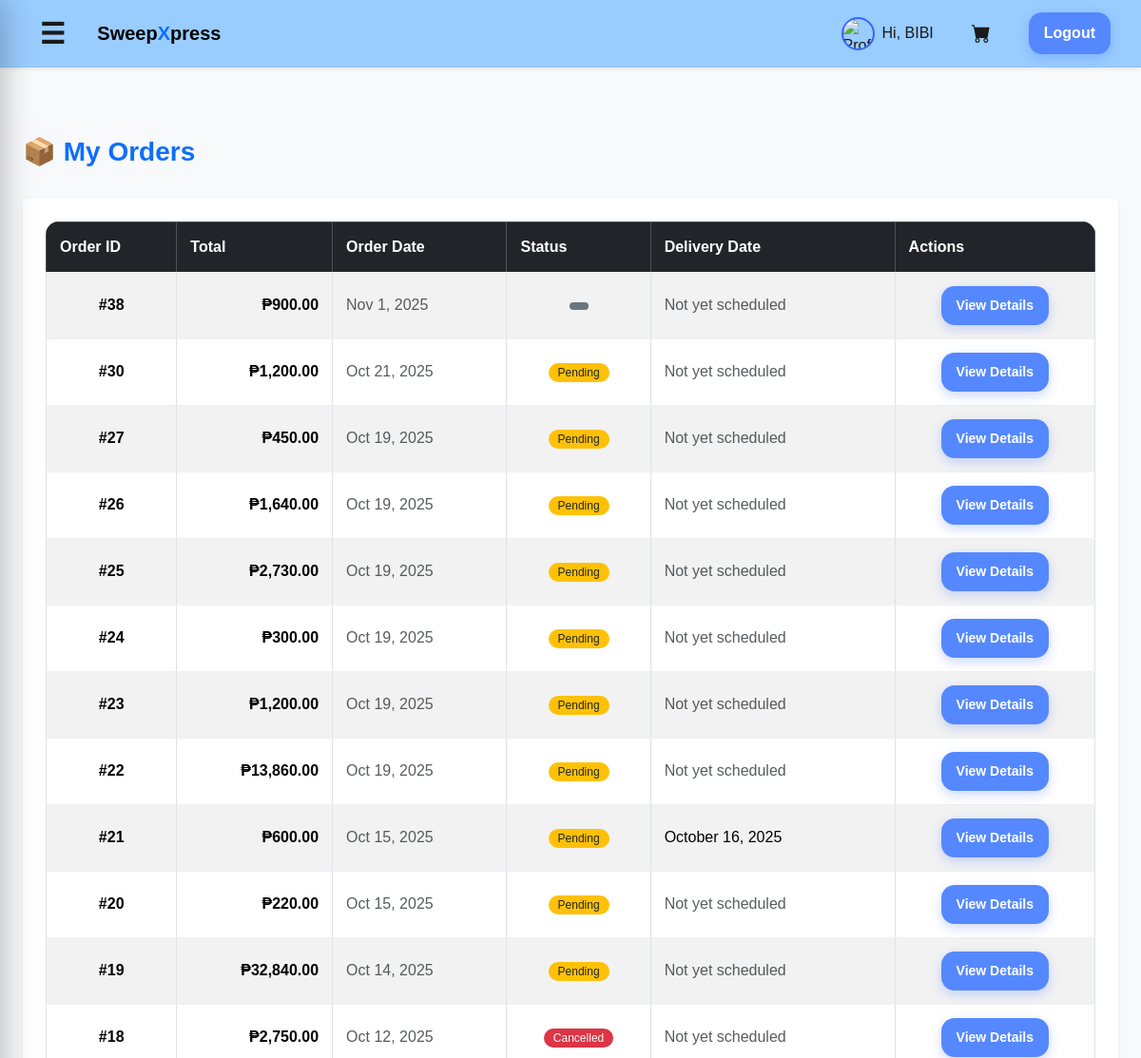
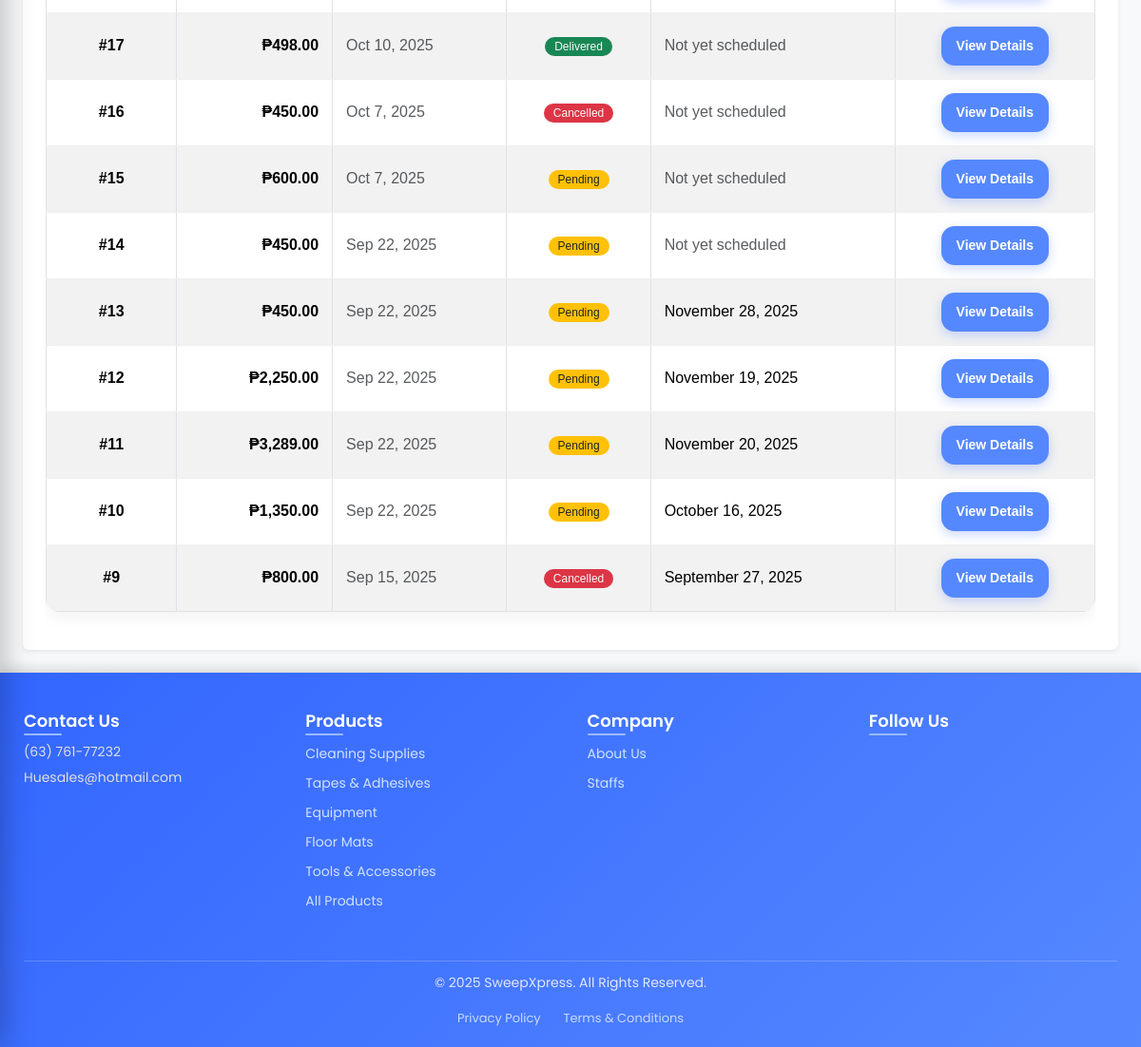
The app's page /customers/my_orders.php (signed in) with its own data (2 pictures, top to bottom).
### tables this page shows
CREATE TABLE `deliveries` (
  `id` int(11) NOT NULL,
  `order_id` int(11) NOT NULL,
  `customer_name` varchar(120) NOT NULL,
  `address` varchar(255) NOT NULL,
  `status` enum('pending','shipped','delivered','cancelled') DEFAULT 'pending',
  `delivery_date` date DEFAULT NULL,
  `created_at` timestamp NOT NULL DEFAULT current_timestamp()
);

CREATE TABLE `orders` (
  `id` int(11) NOT NULL,
  `user_id` int(11) DEFAULT NULL,
  `total` decimal(10,2) NOT NULL DEFAULT 0.00,
  `address` varchar(255) DEFAULT NULL,
  `status` enum('pending','preparing','delivered','completed','cancellation_requested','cancelled') NOT NULL DEFAULT 'pending',
  `created_at` timestamp NOT NULL DEFAULT current_timestamp(),
  `payment_method` varchar(50) NOT NULL DEFAULT 'COD',
  `payment_status` varchar(50) NOT NULL DEFAULT 'pending',
  `customer_name` varchar(120) DEFAULT NULL,
  `notes` text DEFAULT NULL,
  `cancellation_reason` text DEFAULT NULL,
  `admin_note` text DEFAULT NULL,
  `po_number` varchar(50) DEFAULT NULL,
  `payment_terms` varchar(100) DEFAULT NULL,
  `order_type` varchar(10) NOT NULL DEFAULT 'B2C'
);

### config.php (called while the page is built, shortened)
<?php
function h($s) {
    return htmlspecialchars($s ?? '', ENT_QUOTES, 'UTF-8');
}
?>

### customers/my_orders.php (the view, shortened to what this page needs)
<?php
require_once __DIR__ . '/../config.php';
require_once __DIR__ . '/../includes/header.php';
$user_id = $_SESSION['user']['id'];
try {
    $stmt = $pdo->prepare("
        SELECT
            o.*,
            d.delivery_date,
            d.status AS delivery_status
        FROM orders o
        LEFT JOIN deliveries d ON o.id = d.order_id
        WHERE o.user_id = ?
        ORDER BY o.created_at DESC
    ");
    $stmt->execute([$user_id]);
    $orders = $stmt->fetchAll(PDO::FETCH_ASSOC);
} catch (PDOException $e) {
    die("Database error: " . $e->getMessage());
}
?>
<div class="min-vh-100 bg-light p-4">
    <div class="d-flex justify-content-between align-items-center mb-4">
        <h1 class="h3 fw-bold text-primary">📦 My Orders</h1>
    </div>
    <?php if ($orders): ?>
        <div class="bg-white rounded shadow-sm p-4">
            <div class="table-responsive">
                <table class="table table-striped table-hover align-middle table-bordered">
                    <thead class="table-dark text-center">
                        <tr>
                            <th>Order ID</th>
                            <th>Total</th>
                            <th>Order Date</th>
                            <th>Status</th>
                            <th>Delivery Date</th>
                            <th>Actions</th>
                        </tr>
                    </thead>
                    <tbody>
                        <?php foreach ($orders as $order): ?>
                            <?php
                                $has_notification = !empty(trim($order['admin_note'] ?? ''));
                                $row_class = $has_notification ? 'table-warning border border-3 border-danger' : '';
                                $status_to_display = $order['status'];
                                $status_class = match($status_to_display) {
                                    'delivered' => 'bg-success text-light',
                                    'shipped'   => 'bg-info text-dark',
                                    'pending'   => 'bg-warning text-dark',
                                    'cancellation_requested', 'cancelled' => 'bg-danger text-light',
                                    default     => 'bg-secondary text-light'
                                };
                            ?>
                            <tr class="<?php echo $row_class; ?>">
                                <td class="fw-bold text-center">
                                    #<?php echo h($order['id']); ?>
                                </td>
                                <td class="fw-semibold text-end">₱<?php echo number_format($order['total'], 2); ?></td>
                                <td class="text-muted"><?php echo date('M j, Y', strtotime($order['created_at'])); ?></td>
                                <td class="text-center">
                                    <span class="badge <?php echo $status_class; ?>">
                                        <?php
                                            if ($status_to_display === 'shipped') {
                                                echo h('Preparing');
                                            } else {
                                                echo h(ucfirst(str_replace('_', ' ', $status_to_display)));
                                            }
                                        ?>
                                    </span>
                                </td>
                                <td>
                                    <?php
                                        if (!empty($order['delivery_date'])) {
                                            echo date('F j, Y', strtotime($order['delivery_date']));
                                        } else {
                                            echo "<span class='text-muted'>Not yet scheduled</span>";
                                        }
                                    ?>
                                </td>
                                <td class="text-center">
                                    <a href="/sweepxpress/customers/order_details.php?id=<?php echo h($order['id']); ?>"
                                        class="btn btn-sm btn-outline-primary">
                                        View Details
                                    </a>
                                </td>
                            </tr>
                        <?php endforeach; ?>
                    </tbody>
                </table>
            </div>
        </div>
    <?php else: ?>
        <div class="alert alert-info text-center">
            <p>You have not placed any orders yet. <a href="/sweepxpress/products.php" class="alert-link">Start shopping now!</a></p>
        </div>
    <?php endif; ?>
</div>
<?php
require_once __DIR__ . '/../includes/footer.php';
?>

### assets/style.css (style rules this page uses)
* { box-sizing: border-box; -webkit-font-smoothing: antialiased; }
body { margin: 0; font-family: -apple-system, BlinkMacSystemFont, "Segoe UI", Roboto, Inter, Arial, sans-serif; background: #f5f7fa; color: #1a1a1a; line-height: 1.5; }
nav a.btn, .btn { background: #5588ff !important; color: #fff !important; padding: 10px 16px; border-radius: 14px; font-weight: 600; text-decoration: none; border: none; cursor: pointer; box-shadow: 0 4px 12px rgba(51,102,255,0.25); transition: transform 0.1s, opacity 0.2s; }
.table { width: 100%; border-collapse: collapse; background: #fff; border-radius: 14px; overflow: hidden; box-shadow: 0 6px 18px rgba(0,0,0,0.05); }
.table th, .table td { padding: 14px; border-bottom: 1px solid #f0f0f0; text-align: left; }
.table tr:last-child td { border-bottom: none; }
.badge { background: rgba(85, 136, 255, 0.15); color: #3366ff; padding: 4px 10px; border-radius: 999px; font-size: 12px; font-weight: 500; }
body { background: #f9fafb; font-family: Arial, sans-serif; }

### records on screen
deliveries: order "38", order.total "900.00", order.created_at "Nov 1, 2025", shows "Not yet scheduled"
orders: id "30", total "1,200.00", created_at "Oct 21, 2025", status "Pending", shows "Not yet scheduled"
orders: id "27", total "450.00", created_at "Oct 19, 2025", status "Pending", shows "Not yet scheduled"
orders: id "26", total "1,640.00", created_at "Oct 19, 2025", status "Pending", shows "Not yet scheduled"
orders: id "25", total "2,730.00", created_at "Oct 19, 2025", status "Pending", shows "Not yet scheduled"
orders: id "24", total "300.00", created_at "Oct 19, 2025", status "Pending", shows "Not yet scheduled"
orders: id "23", total "1,200.00", created_at "Oct 19, 2025", status "Pending", shows "Not yet scheduled"
orders: id "22", total "13,860.00", created_at "Oct 19, 2025", status "Pending", shows "Not yet scheduled"
deliveries: order "21", order.total "600.00", order.created_at "Oct 15, 2025", order.status "Pending", delivery_date "October 16, 2025"
orders: id "20", total "220.00", created_at "Oct 15, 2025", status "Pending", shows "Not yet scheduled"
orders: id "19", total "32,840.00", created_at "Oct 14, 2025", status "Pending", shows "Not yet scheduled"
deliveries: order "18", order.total "2,750.00", order.created_at "Oct 12, 2025", order.status "Cancelled", shows "Not yet scheduled"
deliveries: order "17", order.total "498.00", order.created_at "Oct 10, 2025", order.status "Delivered", shows "Not yet scheduled"
orders: id "16", total "450.00", created_at "Oct 7, 2025", status "Cancelled", shows "Not yet scheduled"
deliveries: order "15", order.total "600.00", order.created_at "Oct 7, 2025", order.status "Pending", shows "Not yet scheduled"
orders: id "14", total "450.00", created_at "Sep 22, 2025", status "Pending", shows "Not yet scheduled"
deliveries: order "13", order.total "450.00", order.created_at "Sep 22, 2025", order.status "Pending", delivery_date "November 28, 2025"
deliveries: order "12", order.total "2,250.00", order.created_at "Sep 22, 2025", order.status "Pending", delivery_date "November 19, 2025"
deliveries: order "11", order.total "3,289.00", order.created_at "Sep 22, 2025", order.status "Pending", delivery_date "November 20, 2025"
deliveries: order "10", order.total "1,350.00", order.created_at "Sep 22, 2025", order.status "Pending", delivery_date "October 16, 2025"
deliveries: order "9", order.total "800.00", order.created_at "Sep 15, 2025", order.status "Cancelled", delivery_date "September 27, 2025"

### other values on screen
$displayName "BIBI"
